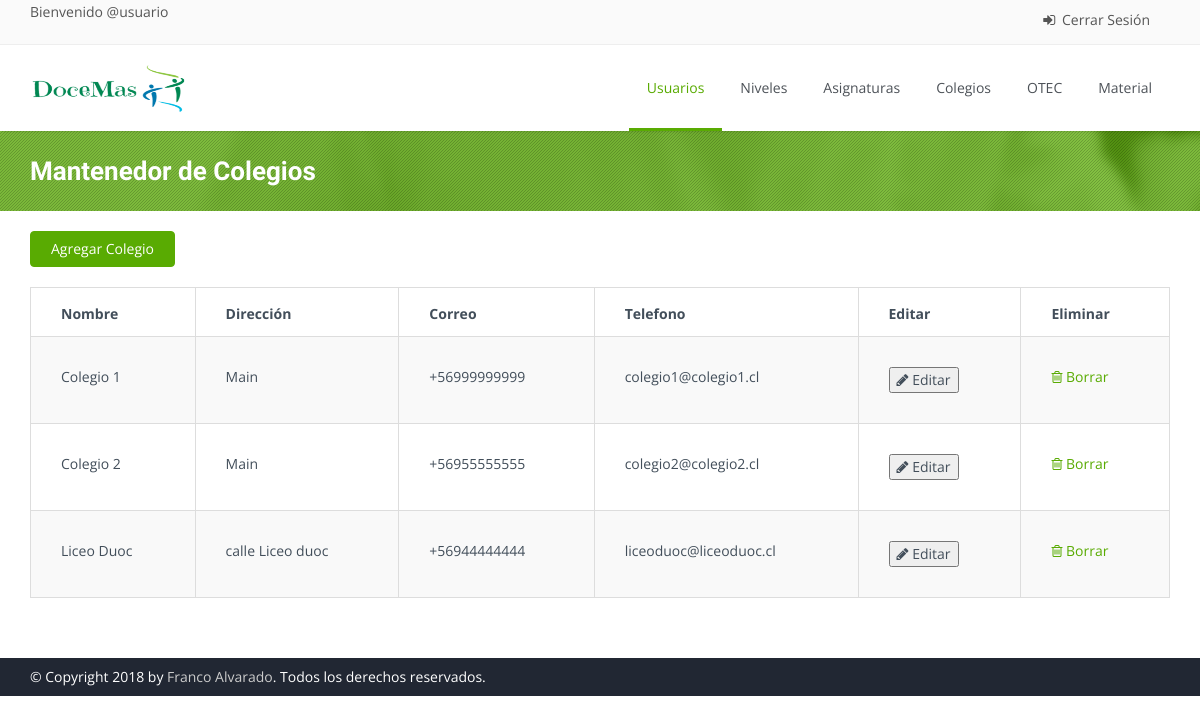
Screenshot of /colegio with the database file from the repository.
### polls/models.py (models this page shows, shortened)
class Colegio(models.Model):
    nombre = models.CharField(max_length=50)
    direccion = models.CharField(max_length=100)
    telefono = models.CharField(max_length=10)
    correo = models.CharField(max_length=70)

### polls/views.py (the view)
# urls.py: path('colegio',views.colegio, name = "colegio"),
def colegio(request):
    return render(request,'mant_colegio.html', {'colegios':Colegio.objects.all()} )

### polls/templates/mant_colegio.html (shortened to what this page needs)
<!DOCTYPE html>
<html>
    <head>
        {% load static %}
        <link rel="stylesheet" href="{% static "css/bootstrap.css" %}">
        <link rel="stylesheet" href="{% static "css/bootstrap-theme.css" %}">
        <link rel="stylesheet" href="{% static "css/fonts/font-awesome/css/font-awesome.css" %}">
        <link rel="stylesheet" href="{% static "css/animations.css" %}" media="screen">
        <link rel="stylesheet" href="{% static "css/superfish.css" %}" media="screen">
        <link rel="stylesheet" href="{% static "css/revolution-slider/css/settings.css" %}" media="screen">
        <link rel="stylesheet" href="{% static "css/revolution-slider/css/extralayers.css" %}" media="screen">
        <link rel="stylesheet" href="{% static "css/prettyPhoto.css" %}" media="screen">
        <link rel="stylesheet" href="{% static "css/style.css" %}">
        <link rel="stylesheet" href="{% static "css/colors/green.css" %}" class="colors">
        <link rel="stylesheet" href="{% static "css/theme-responsive.css" %}">
        <link rel="stylesheet" href="{% static "css/sweetalert2.min.css" %}" type="text/css">
    </head>
    <body class="home">
        <div class="wrap">
            <header id="header">
                <div class="top-bar">
                    <div class="slidedown collapse">
                        <div class="container">
                            <div class="pull-left">
                                <p>Bienvenido @usuario </p>
                            </div>
                            <div class="phone-login pull-right">
                                <a href="/." data-toggle="modal" data-target="#"><i class="fa fa-sign-in"></i> Cerrar Sesión</a>
                            </div>
                        </div>
                    </div>
                </div>
                <div class="main-header">
                    <div class="container">
                        <div class="logo pull-left">
                            <h1>
                                <a href="/adm">
                                <img class="" src="{% static "img/carrusel/logodocemas.png" %}" alt="DoceMas" width="160" height="60">
                                </a>
                            </h1>
                        </div>
                        <nav class="collapse navbar-collapse menu">
                            <ul class="nav navbar-nav sf-menu">
                                <li>
                                    <a id="current" href="usuario">
                                    Usuarios
                                    </a>
                                </li>
                                <li>
                                    <a id="" href="nivel">
                                    Niveles
                                    </a>
                                </li>
                                <li>
                                    <a id="" href="asig">
                                    Asignaturas
                                    </a>
                                </li>
                                <li>
                                    <a id="" href="colegio">
                                    Colegios
                                    </a>
                                </li>
                                <li>
                                    <a id="" href="otec">
                                    OTEC
                                    </a>
                                </li>
                                <li>
                                    <a id="" href="#">
                                    Material
                                    </a>
                                </li>
                            </ul>
                        </nav>
                    </div>
                </div>
            </header>
            <section id="main">
                <div class="breadcrumb-wrapper">
                    <div class="pattern-overlay">
                        <div class="container">
                            <div class="row">
                                <div class="col-lg-6 col-md-6 col-xs-12 col-sm-6">
                                    <h2 class="title">Mantenedor de Colegios</h2>
                                </div>
                            </div>
                        </div>
                    </div>
                </div>
                <div class="content margin-bottom60">
                    <div class="container">
                        <div class="row">
                            <div class="col-sm-12 col-md-12">
                                <table class="shopping-cart-table table">
                                    <tbody>
                                        <tr>
                                            <td class="action no-border">
                                                <a class="update btn btn-color pull-left" href="#" data-toggle="modal" data-target="#add_colegio"> Agregar Colegio</a>
                                            </td>
                                        </tr>
                                    </tbody>
                                </table>
                                <div class="table-box">
                                    <table class="shopping-cart-table responsive-table table table-bordered table-striped" id="shopping-cart-table">
                                        <thead>
                                            <tr>
                                                <th>Nombre</th>
                                                <th>Dirección</th>
                                                <th>Correo</th>
                                                <th>Telefono</th>
                                                <th>Editar</th>
                                                <th>Eliminar</th>
                                            </tr>
                                        </thead>
                                        <tbody>
                                            {% for elemento in colegios %}
                                                <tr id="datos">
                                                    <td>{{elemento.nombre}}</td>
                                                    <td>{{elemento.direccion}}</td>
                                                    <td>{{elemento.telefono}}</td>
                                                    <td>{{elemento.correo}}</td>
                                                    <td>
                                                        <button type="button" data-toggle="modal" data-target="#edit_colegio" onclick="cap_datos('{{elemento.id}}', '{{elemento.nombre}}', '{{elemento.direccion}}', '{{elemento.telefono}}', '{{elemento.correo}}' )"><i class="fa fa-pencil"></i> Editar</a></button>
                                                    </td>
                                                    <td>
                                                        <a href="#"><i class="fa fa-trash-o"></i> Borrar</a>
                                                    </td>
                                                </tr>
                                            {% endfor %}
                                        </tbody>
                                    </table>
                                </div>
                            </div>
                        </div>
                    </div>
                </div>
            </section>
            <div class="footer-bottom">
                <div class="container">
                    <div class="row">
                        <div class="col-lg-6 col-md-6 col-xs-12 col-sm-6 ">
                            <p class="credits">&copy; Copyright 2018 by <a href="#">Franco Alvarado</a>. Todos los derechos reservados. </p>
                        </div>
                    </div>
                </div>
            </div>
    </body>
</html>

### polls/static/css/superfish.css (style rules this page uses)
.sf-menu,.sf-menu * { margin:0; padding:0; list-style:none; }
.sf-menu li { position:relative; }
.sf-menu>li { float:left; }
.sf-menu a { display:block; position:relative; }
.menu ul { margin:0; padding:0; list-style:none; }
.menu ul li { position:relative }
.menu>ul li { float:left; }
.menu ul a { display:block; position:relative; }
.menu ul a { text-decoration:none; }
.menu ul>li>a { color:#4D5258; font-weight:400; font-size:14px; line-height:18px; padding:10px 15px; overflow:hidden; border-bottom:3px solid transparent; }
#current,.menu ul li a:hover,.menu ul>li:hover>a { background-color: transparent; }
.menu ul li a { -webkit-transition:border 150ms ease-in-out,background-color 150ms ease-in-out; -moz-transition:border 150ms ease-in-out,background-color 150ms ease-in-out; -o-transition:border 150ms ease-in-out,background-color 150ms ease-in-out; -ms-transition:border 150ms ease-in-out,background-color 150ms ease-in-out; transition:border 150ms ease-in-out,background-color 150ms ease-in-out; }

### polls/static/css/colors/green.css (style rules this page uses)
.btn:focus, .subscribe-btn, .progress .progress-bar, .accordionMod .panel-heading .current, #current:after, .tp-leftarrow.default:hover, .tp-rightarrow.default:hover, .contact-box:hover, .ch-info-wrap, .ch-info .ch-info-back, .content-box-about .ch-info-front, figure.effect-zoe figcaption, h2.form-signin-heading, a.prev,a.next, a.prev,a.next { background: #59ab02; }
.btn-color { color: #fff !important; background-color: #59ab02 !important; border-color: #59ab02 !important; }
#current,.menu ul li a:hover,.menu ul>li:hover>a, h2.form-signin-heading { border-bottom: 3px solid #59ab02; }
a, .post-item h4 a:hover, .cn-wrapper li a:hover, .cn-wrapper li a.active, .color, ul.list.icons li i, #current, #current span, .menu ul > li > a:hover, .menu ul > li > a:hover span, #not-found h2, .bx-wrapper .bx-controls-direction a i, .pagination > li > a, .pagination > li > span, .phone-login a:hover, .price, .random-box-icon { color: #59ab02; }
.pattern-overlay { background-color: rgba(89, 171, 2, 0.75); }

### polls/static/css/theme-responsive.css (style rules this page uses)
@media (min-width: 980px) { nav.menu { float: right !important } }
@media (min-width: 980px) { .menu > ul li { float: left } }
@media (min-width: 980px) { .menu ul>li>a { padding: 34px 18px 31px 18px } }
@media (min-width: 980px) { .top-bar .collapse { display: block !important; visibility: visible !important; height: auto !important; overflow: visible !important; padding-bottom: 0; } }

### rows the page displays
Colegio: nombre "Colegio 1", direccion "Main", telefono "+56999999999", correo "colegio1@colegio1.cl"
Colegio: nombre "Colegio 2", direccion "Main", telefono "+56955555555", correo "colegio2@colegio2.cl"
Colegio: nombre "Liceo Duoc", direccion "calle Liceo duoc", telefono "+56944444444", correo "liceoduoc@liceoduoc.cl"
